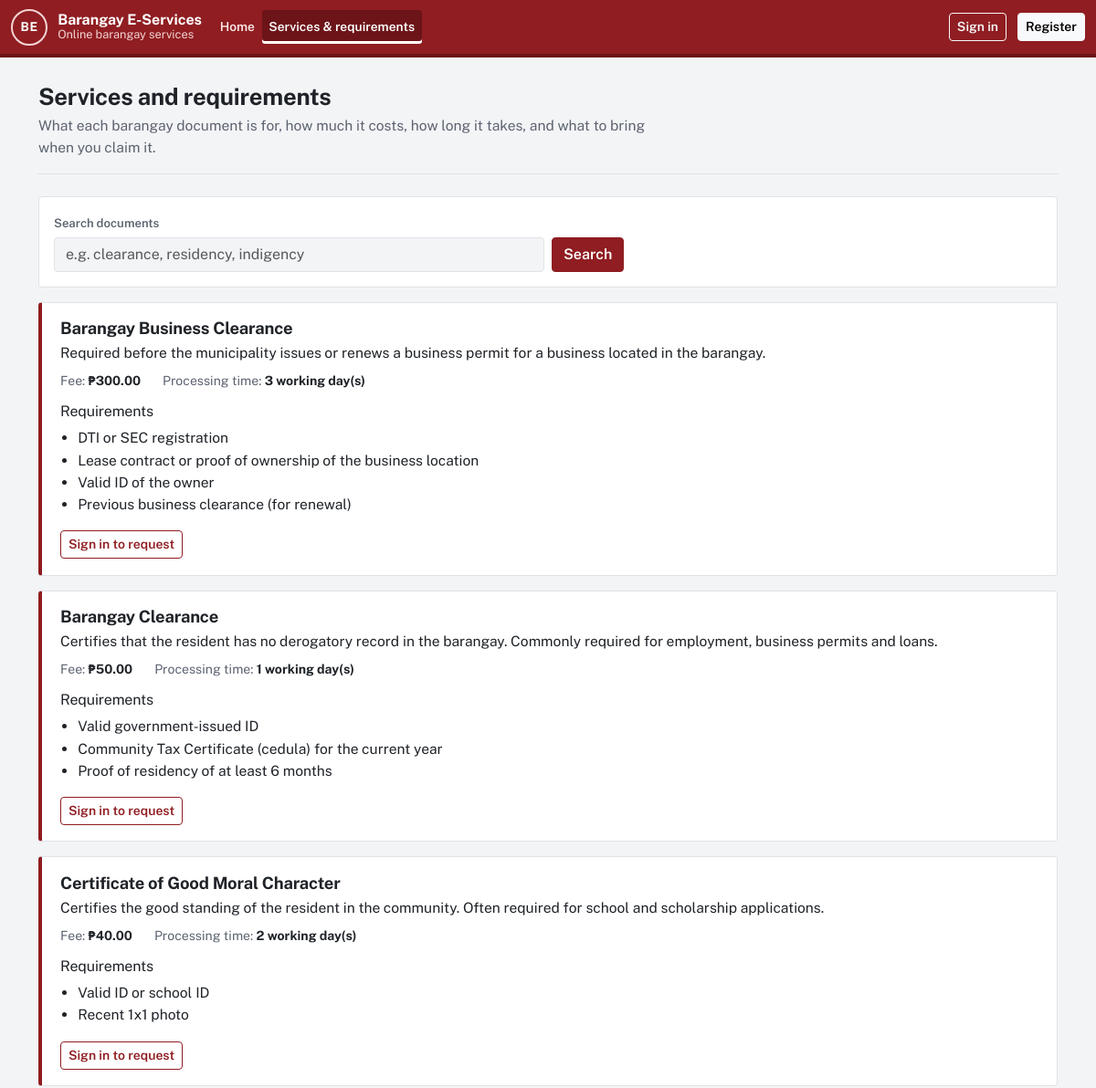
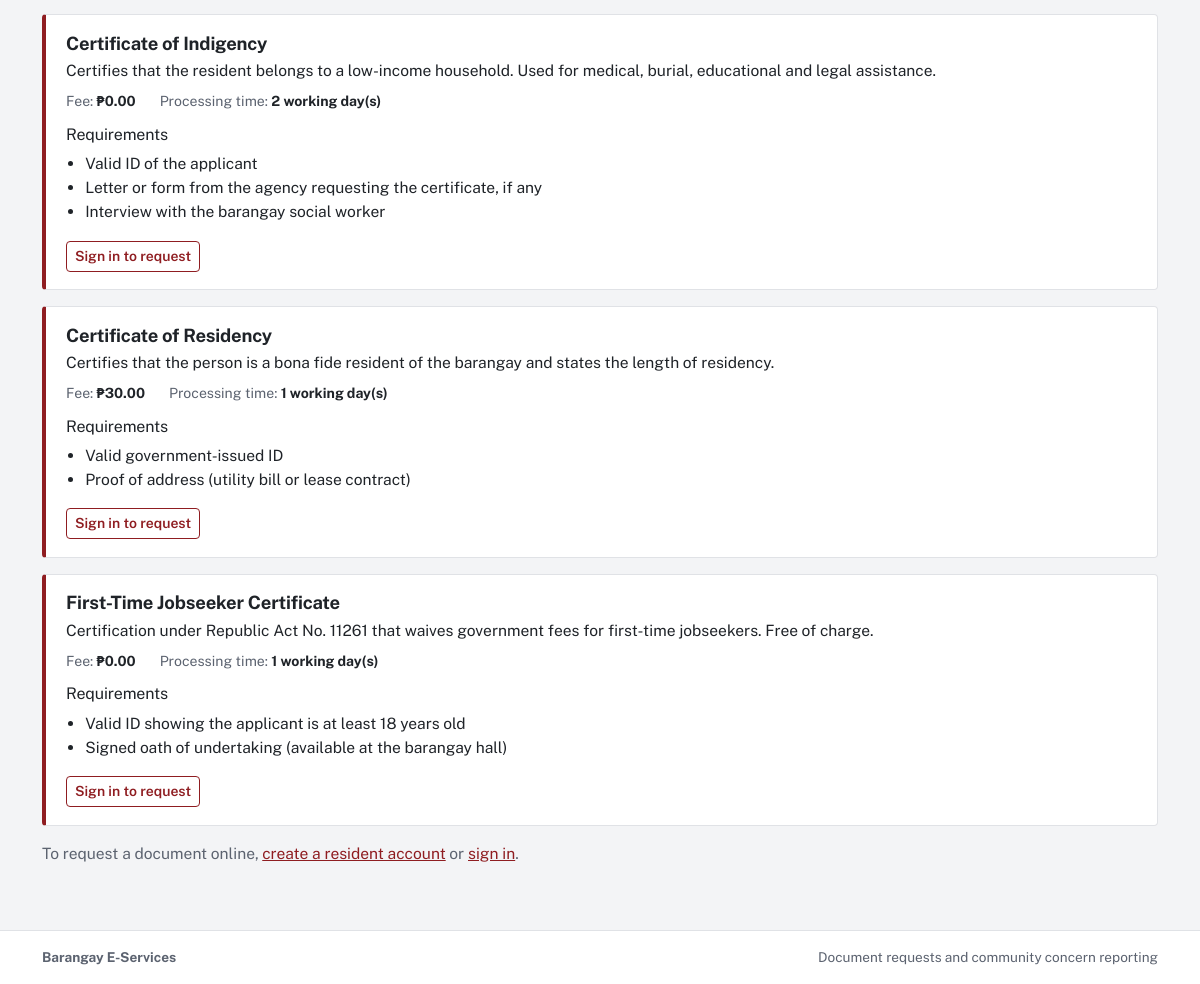
/services.php, run on the app's committed database (2 pictures, top to bottom).
### tables this page shows
CREATE TABLE `document_types` (
  `doc_type_id` smallint(5) unsigned NOT NULL AUTO_INCREMENT,
  `name` varchar(100) NOT NULL,
  `description` varchar(500) NOT NULL,
  `fee` decimal(8,2) NOT NULL DEFAULT 0.00,
  `processing_days` tinyint(3) unsigned NOT NULL DEFAULT 1,
  `is_archived` tinyint(1) NOT NULL DEFAULT 0,
  `created_at` datetime NOT NULL DEFAULT current_timestamp(),
  `updated_at` datetime NOT NULL DEFAULT current_timestamp() ON UPDATE current_timestamp(),
  PRIMARY KEY (`doc_type_id`),
  UNIQUE KEY `name` (`name`),
  CONSTRAINT `chk_dt_fee` CHECK (`fee` >= 0),
  CONSTRAINT `chk_dt_days` CHECK (`processing_days` between 1 and 30)
);

### app/lib/helpers.php (called while the page is built, shortened)
<?php
function e($value): string
{
    return htmlspecialchars((string) ($value ?? ''), ENT_QUOTES | ENT_SUBSTITUTE, 'UTF-8');
}
function base_path(): string
{
    static $base = null;
    if ($base === null) {
        $script = realpath($_SERVER['SCRIPT_FILENAME'] ?? '') ?: '';
        $root   = realpath(APP_ROOT) ?: APP_ROOT;
        $rel    = str_replace('\\', '/', substr($script, strlen($root)));
        $name   = str_replace('\\', '/', $_SERVER['SCRIPT_NAME'] ?? '');
        $base   = ($rel !== '' && str_ends_with($name, $rel)) ? substr($name, 0, -strlen($rel)) : '';
        $base   = rtrim($base, '/');
    }
    return $base;
}
function url(string $path = ''): string
{
    return base_path() . '/' . ltrim($path, '/');
}
function query_param(string $key, string $default = ''): string
{
    $value = $_GET[$key] ?? $default;
    return is_string($value) ? trim($value) : $default;
}
function peso($amount): string
{
    return '₱' . number_format((float) $amount, 2);
}

### app/lib/db.php (called while the page is built, shortened)
<?php
function db(): mysqli
{
    static $conn = null;
    if ($conn === null) {
        $conn = new mysqli(
            config('db.host'),
            config('db.user'),
            config('db.password'),
            config('db.name'),
            (int) config('db.port', 3306)
        );
        $conn->set_charset('utf8mb4');
        $conn->query("SET time_zone = '+08:00'");
    }
    return $conn;
}
function db_query(string $sql, array $params = []): mysqli_stmt
{
    $stmt = db()->prepare($sql);
    $stmt->execute();
    return $stmt;
}
function db_all(string $sql, array $params = []): array
{
    $result = db_query($sql, $params)->get_result();
    return $result ? $result->fetch_all(MYSQLI_ASSOC) : [];
}

### app/lib/auth.php (called while the page is built, shortened)
<?php
function current_user(bool $refresh = false): ?array
{
    static $user = false;
    if ($user !== false && !$refresh) {
        return $user;
    }
    $user = null;
    return $user;
}

### services.php (the view, shortened to what this page needs)
<?php
$q = query_param('q');
$sql = 'SELECT doc_type_id, name, description, fee, processing_days FROM document_types WHERE is_archived = 0';
$params = [];
$docTypes = db_all($sql . ' ORDER BY name', $params);
$requirements = [];
foreach (db_all('SELECT doc_type_id, requirement_text FROM document_requirements ORDER BY doc_type_id, sort_order') as $r) {
    $requirements[$r['doc_type_id']][] = $r['requirement_text'];
}
$user = current_user();
$canRequest = $user && is_verified($user) && $user['role_key'] === ROLE_RESIDENT;
require APP_ROOT . '/app/views/header.php';
?>
<div class="page-head">
  <div>
    <h1>Services and requirements</h1>
    <p>What each barangay document is for, how much it costs, how long it takes, and what to bring when you claim it.</p>
  </div>
</div>
<form class="filters" method="get" role="search">
  <div class="row g-2 align-items-end">
    <div class="col-sm-8 col-md-6">
      <label class="form-label" for="q">Search documents</label>
      <input class="form-control" id="q" name="q" value="<?= e($q) ?>" placeholder="e.g. clearance, residency, indigency">
    </div>
    <div class="col-auto"><button class="btn btn-primary" type="submit">Search</button></div>
  </div>
</form>
<?php foreach ($docTypes as $d): ?>
  <article class="service" id="doc-<?= (int) $d['doc_type_id'] ?>">
    <h2><?= e($d['name']) ?></h2>
    <p class="mb-0"><?= e($d['description']) ?></p>
    <div class="service-meta">
      <span>Fee: <strong><?= e(peso($d['fee'])) ?></strong></span>
      <span>Processing time: <strong><?= (int) $d['processing_days'] ?> working day(s)</strong></span>
    </div>
    <h3 class="h6">Requirements</h3>
    <ul>
      <?php foreach ($requirements[$d['doc_type_id']] ?? ['No additional requirements.'] as $req): ?>
        <li><?= e($req) ?></li>
      <?php endforeach; ?>
    </ul>
    <?php if ($canRequest): ?>
      <a class="btn btn-sm btn-primary mt-3" href="<?= e(url('resident/request-form.php?type=' . (int) $d['doc_type_id'])) ?>">Request this document</a>
    <?php elseif (!$user): ?>
      <a class="btn btn-sm btn-outline-primary mt-3" href="<?= e(url('resident/request-form.php?type=' . (int) $d['doc_type_id'])) ?>">Sign in to request<span class="visually-hidden"> <?= e($d['name']) ?></span></a>
    <?php endif; ?>
  </article>
<?php endforeach; ?>
<?php if (!$user): ?>
  <p class="text-muted">To request a document online, <a href="<?= e(url('auth/register.php')) ?>">create a resident account</a> or <a href="<?= e(url('auth/login.php')) ?>">sign in</a>.</p>
<?php endif; ?>
<?php require APP_ROOT . '/app/views/footer.php'; ?>

### assets/css/app.css (style rules this page uses)
:root { --paper: #f3f4f6; --surface: #ffffff; --ink: #1f2328; --slate: #5c6370; --line: #e0e2e6; --brand: #8f1d21; --brand-dark: #6c1418; --brand-tint: #f8eded; --brand-soft: #f3d4d5; --focus: #8f1d21; --sidebar-bg: #6f171b; --chart-requests: #b2323a; --chart-concerns: #2f6fb2; --bs-body-font-family: 'Public Sans', system-ui, -apple-system, 'Segoe UI', Roboto, Arial, sans-serif; --bs-body-color: var(--ink); --bs-body-bg: var(--paper); --bs-link-color: var(--brand); --bs-link-hover-color: var(--brand-dark); --bs-link-color-rgb: 143, 29, 33; --bs-border-color: var(--line); --bs-border-radius: 4px; --bs-border-radius-sm: 3px; }
body { background: var(--paper); font-size: 0.975rem; line-height: 1.55; display: flex; flex-direction: column; min-height: 100vh; }
h1, h2, h3 { color: var(--ink); font-weight: 700; letter-spacing: -0.01em; }
h1 { font-size: 1.6rem; margin: 0; }
h2 { font-size: 1.15rem; margin-bottom: 0.75rem; }
h3 { font-size: 1rem; }
.text-muted, .form-text { color: var(--slate) !important; }
.page-head { display: flex; flex-wrap: wrap; gap: 1rem; align-items: flex-end; justify-content: space-between; margin-bottom: 1.5rem; padding-bottom: 1rem; border-bottom: 1px solid var(--line); }
.page-head p { margin: 0.25rem 0 0; color: var(--slate); max-width: 70ch; }
.btn { font-weight: 600; border-radius: 4px; }
.btn-primary { --bs-btn-bg: var(--brand); --bs-btn-border-color: var(--brand); --bs-btn-hover-bg: var(--brand-dark); --bs-btn-hover-border-color: var(--brand-dark); --bs-btn-active-bg: var(--brand-dark); --bs-btn-disabled-bg: var(--brand); --bs-btn-disabled-border-color: var(--brand); --bs-btn-active-border-color: var(--brand-dark); }
.btn-outline-primary { --bs-btn-hover-color: #fff; --bs-btn-active-color: #fff; --bs-btn-color: var(--brand); --bs-btn-border-color: var(--brand); --bs-btn-hover-bg: var(--brand); --bs-btn-hover-border-color: var(--brand); --bs-btn-active-bg: var(--brand-dark); }
.filters { background: var(--surface); border: 1px solid var(--line); border-radius: 4px; padding: 1rem; margin-bottom: 1rem; }
.filters .form-label { font-size: 0.82rem; font-weight: 600; color: var(--slate); margin-bottom: 0.25rem; }
.form-label { font-weight: 600; font-size: 0.9rem; }
.service { background: var(--surface); border: 1px solid var(--line); border-left: 4px solid var(--brand); border-radius: 4px; padding: 1.1rem 1.25rem; margin-bottom: 1rem; }
.service h2 { margin-bottom: 0.25rem; }
.service-meta { display: flex; flex-wrap: wrap; gap: 1.5rem; font-size: 0.88rem; color: var(--slate); margin: 0.5rem 0 0.75rem; }
.service-meta strong { color: var(--ink); }
.service ul { margin-bottom: 0; padding-left: 1.2rem; }

### data on the page
document_types: name "Barangay Business Clearance", description "Required before the municipality issues or renews a business permit for a business located in the barangay.", fee "₱300.00", processing_days "3", doc_type_id "DTI or SEC registration", doc_type_id "Lease contract or proof of ownership of the business location", doc_type_id "Valid ID of the owner", doc_type_id "Previous business clearance (for renewal)"
document_types: name "Barangay Clearance", description "Certifies that the resident has no derogatory record in the barangay. Commonly required for employment, business permits and loans.", fee "₱50.00", processing_days "1", doc_type_id "Valid government-issued ID", doc_type_id "Community Tax Certificate (cedula) for the current year", doc_type_id "Proof of residency of at least 6 months"
document_types: name "Certificate of Good Moral Character", description "Certifies the good standing of the resident in the community. Often required for school and scholarship applications.", fee "₱40.00", processing_days "2", doc_type_id "Valid ID or school ID", doc_type_id "Recent 1x1 photo"
document_types: name "Certificate of Indigency", description "Certifies that the resident belongs to a low-income household. Used for medical, burial, educational and legal assistance.", fee "₱0.00", processing_days "2", doc_type_id "Valid ID of the applicant", doc_type_id "Letter or form from the agency requesting the certificate, if any", doc_type_id "Interview with the barangay social worker"
document_types: name "Certificate of Residency", description "Certifies that the person is a bona fide resident of the barangay and states the length of residency.", fee "₱30.00", processing_days "1", doc_type_id "Valid government-issued ID", doc_type_id "Proof of address (utility bill or lease contract)"
document_types: name "First-Time Jobseeker Certificate", description "Certification under Republic Act No. 11261 that waives government fees for first-time jobseekers. Free of charge.", fee "₱0.00", processing_days "1", doc_type_id "Valid ID showing the applicant is at least 18 years old", doc_type_id "Signed oath of undertaking (available at the barangay hall)"

### other printed values
app_name() "Barangay E-Services"
$label "Home"
$label "Services & requirements"
